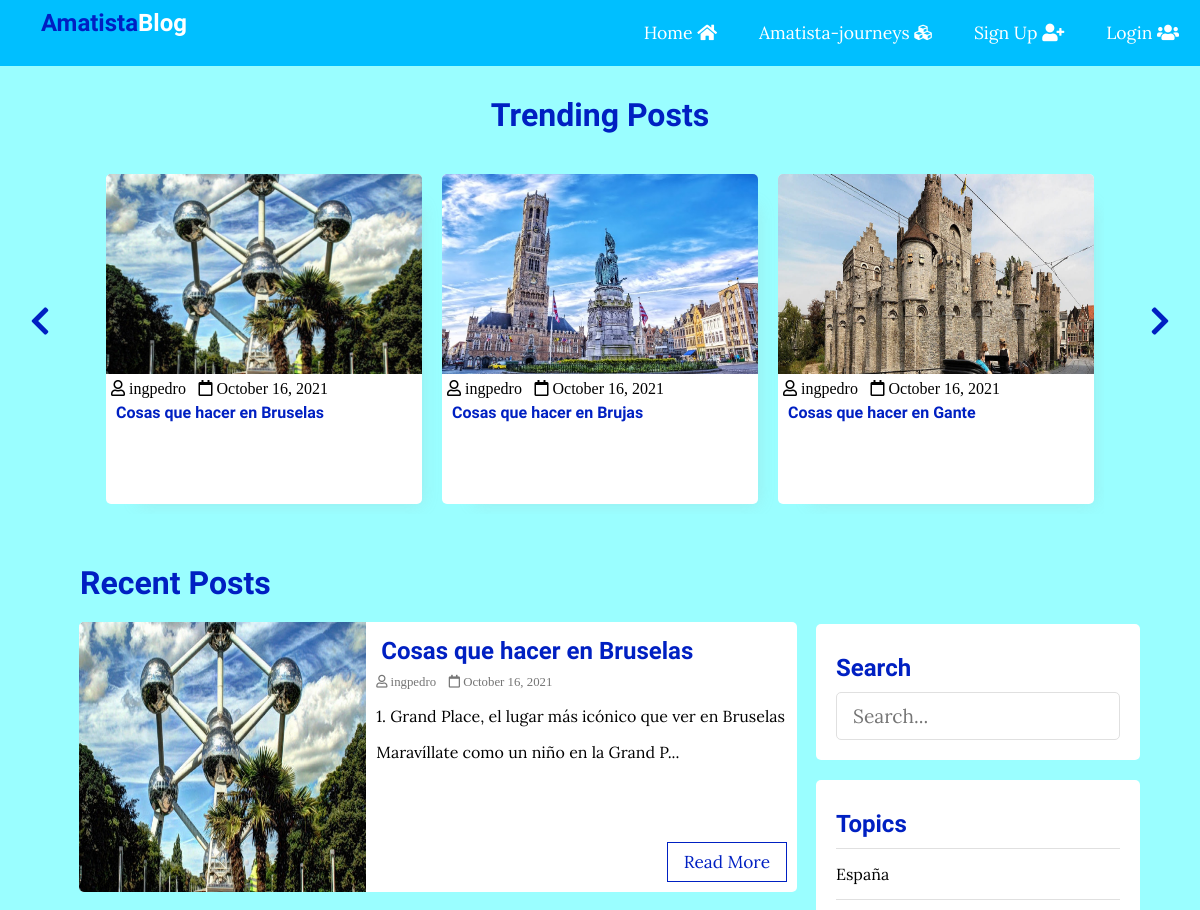
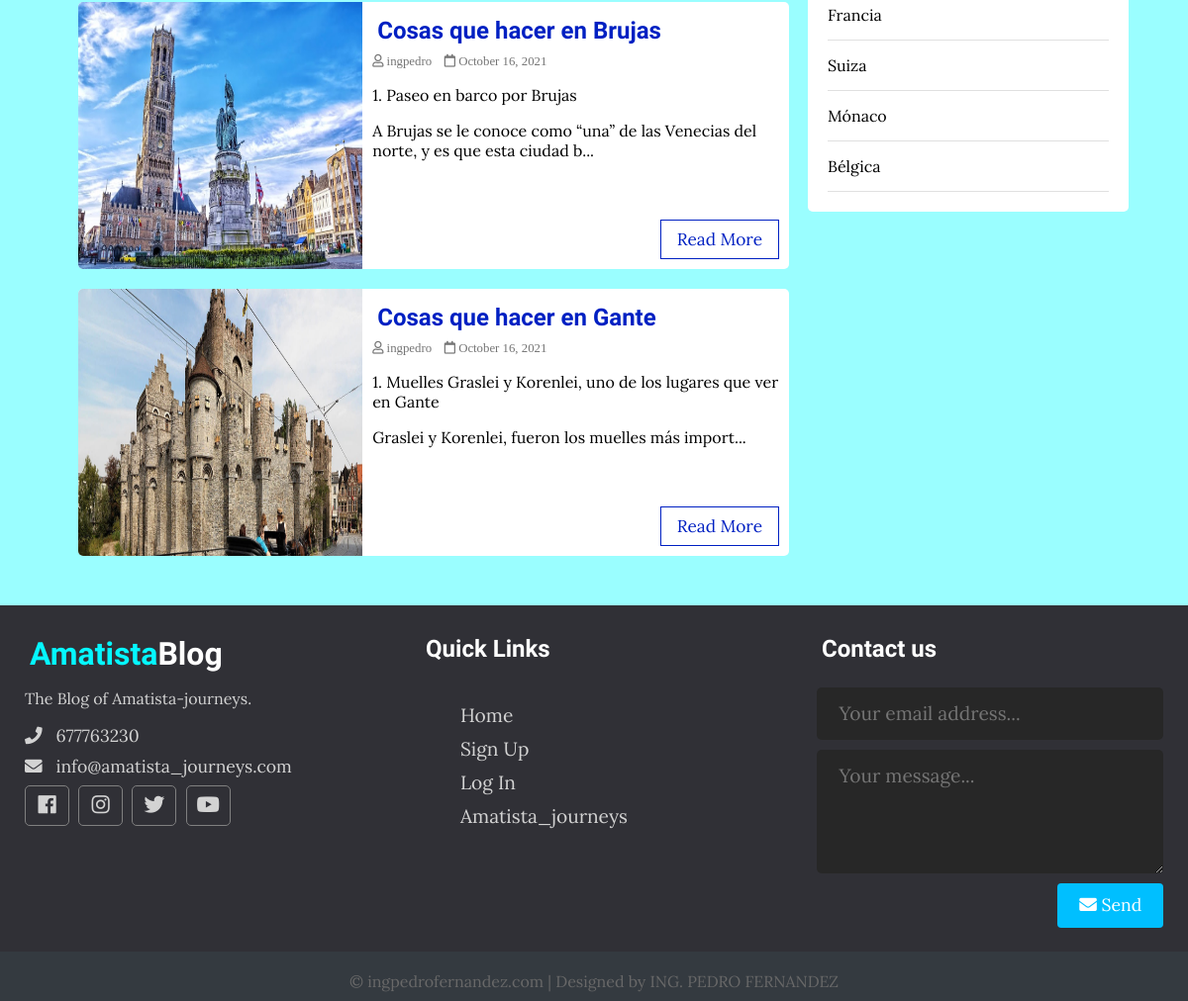
The page / on the database its author committed (2 pictures, top to bottom).
### tables this page shows
CREATE TABLE `posts` (
  `id` int(11) NOT NULL,
  `user_id` int(11) NOT NULL,
  `username` varchar(255) DEFAULT NULL,
  `topic_id` int(11) DEFAULT NULL,
  `title` varchar(255) NOT NULL,
  `image` varchar(255) NOT NULL,
  `body` text NOT NULL,
  `comments` int(11) DEFAULT NULL,
  `published` tinyint(4) NOT NULL,
  `created_at` datetime NOT NULL DEFAULT CURRENT_TIMESTAMP
);

CREATE TABLE `users` (
  `id` int(11) NOT NULL,
  `admin` tinyint(4) NOT NULL,
  `username` varchar(255) NOT NULL,
  `email` varchar(255) NOT NULL,
  `password` varchar(255) NOT NULL,
  `created_at` timestamp NOT NULL DEFAULT CURRENT_TIMESTAMP
);

CREATE TABLE `topics` (
  `id` int(11) NOT NULL,
  `name` varchar(100) NOT NULL,
  `description` text NOT NULL
);

### app/database/db.php (called while the page is built, shortened)
<?php
require('connect.php');
function executeQuery($sql, $data)
{
    global $conn;
    $stmt = $conn->prepare($sql);
    $values = array_values($data);
    $types = str_repeat('s', count($values));
    $stmt->bind_param($types, ...$values);
    $stmt->execute();
    return $stmt;
}
function selectAll($table, $conditions = [])
{
    global $conn;
    $sql = "SELECT * FROM $table";
    if (empty($conditions)) {
        $stmt = $conn->prepare($sql);
        $stmt->execute();
        $records = $stmt->get_result()->fetch_all(MYSQLI_ASSOC);
        return $records;
    }
}
function getPublishedPosts()
{
    $sql = "SELECT p.*, u.username FROM posts AS p JOIN users AS u ON p.user_id=u.id WHERE p.published=?";
    $stmt = executeQuery($sql, ['published' => 1]);
    $records = $stmt->get_result()->fetch_all(MYSQLI_ASSOC);
    return $records;
}

### app/controllers/topics.php (called while the page is built, shortened)
<?php
include(ROOT_PATH . "/app/database/db.php");
$table = 'topics';
$topics = selectAll($table);

### index.php (the view, shortened to what this page needs)
<?php
include(ROOT_PATH . "/app/controllers/topics.php");
$posts = array();
$postsTitle = 'Recent Posts';
if (isset($_GET['t_id'])) {
  $posts = getPostsByTopicId($_GET['t_id']);
  $postsTitle = "You searched for posts under '" . $_GET['name'] . "'";
} else if (isset($_POST['search-term'])) {
  $postsTitle = "You searched for '" . $_POST['search-term'] . "'";
  $posts = searchPosts($_POST['search-term']);
} else {
  $posts = getPublishedPosts();
}
?>
<!DOCTYPE html>
<html lang="en">
<head>
  <link rel="stylesheet" href="https://use.fontawesome.com/releases/v5.7.2/css/all.css"
>
  <link rel="stylesheet" href="assets/css/style.css">
</head>
<body>
  <?php include(ROOT_PATH . "/app/includes/header.php"); ?>
  <div class="page-wrapper">
    <div class="post-slider">
      <h1 class="slider-title">Trending Posts</h1>
      <i class="fas fa-chevron-left prev"></i>
      <i class="fas fa-chevron-right next"></i>
      <div class="post-wrapper">
        <?php foreach ($posts as $post): ?>
          <div class="post">
            <img src="<?php echo BASE_URL . '/assets/images/' . $post['image']; ?>" alt="" class="slider-image">
            <div class="post-info">
              <i class="far fa-user"> <?php echo $post['username']; ?></i>
              <i class="far fa-calendar"> <?php echo date('F j, Y', strtotime($post['created_at'])); ?></i>
              <?php
              if (is_null($post['comments'])) {
              $post['comments'] = 0;
              }
              ?>
              <?php
              if (!empty($_SESSION['id'])) {
              ?>
              <div class="myDiv"><h4><a href="single_user_login.php?id=<?php echo $post['id']; ?>">
              <?php echo $post['title']; ?></a></h4></div>
              </div>
              <?php
              } else {
              ?>
              <div class="myDiv"><h4><a href="single.php?id=<?php echo $post['id']; ?>">
              <?php echo $post['title']; ?></a></h4></div>
              </div>
              <?php
              }
              ?>
          </div>
        <?php endforeach; ?>
      </div>
    </div>
    <div class="content clearfix">
      <div class="main-content">
        <h1 class="recent-post-title"><?php echo $postsTitle ?></h1>
        <?php foreach ($posts as $post): ?>
          <div class="post clearfix">
            <img src="<?php echo BASE_URL . '/assets/images/' . $post['image']; ?>" alt="" class="post-image">
            <div class="post-preview">
              <?php
              if (!empty($_SESSION['id'])) {
              ?>
              <div class="post-title"><h2><a href="single_user_login.php?id=<?php echo $post['id']; ?>"><?php echo $post['title']; ?></a></h2></div>
              <?php
              } else {
              ?>
              <div class="post-title"><h2><a href="single.php?id=<?php echo $post['id']; ?>"><?php echo $post['title']; ?></a></h2></div>
              <?php
              }
              ?>
              <i class="far fa-user"> <?php echo $post['username']; ?></i>
              <i class="far fa-calendar"> <?php echo date('F j, Y', strtotime($post['created_at'])); ?></i>
              <p class="preview-text">
                <?php echo html_entity_decode(substr($post['body'], 0, 150) . '...'); ?>
              </p>
              <?php
              if (!empty($_SESSION['id'])) {
              ?>
              <a href="single_user_login.php?id=<?php echo $post['id']; ?>" class="btn read-more">Read More</a>
              <?php
              } else {
              ?>
              <a href="single.php?id=<?php echo $post['id']; ?>" class="btn read-more">Read More</a>
              <?php
              }
              ?>
            </div>
          </div>
        <?php endforeach; ?>
      </div>
      <div class="sidebar">
        <div class="section search">
          <h2 class="section-title">Search</h2>
          <form action="index.php" method="post">
            <input type="text" name="search-term" class="text-input" placeholder="Search...">
          </form>
        </div>
        <div class="section topics">
          <h2 class="section-title">Topics</h2>
          <ul>
            <?php foreach ($topics as $key => $topic): ?>
              <li><a href="<?php echo BASE_URL . '/index.php?t_id=' . $topic['id'] . '&name=' . $topic['name'] ?>"><?php echo $topic['name']; ?></a></li>
            <?php endforeach; ?>
          </ul>
        </div>
      </div>
    </div>
  </div>
  <?php include(ROOT_PATH . "/app/includes/footer.php"); ?>
</body>
</html>

### app/includes/header.php (shortened to what this page needs)
<header>
    <nav class="navigation">
			<div class="nav-logo">
                           <a href="<?php echo BASE_URL . '/index.php' ?>" class="logo">
                           <h1 class="logo-text"><span>Amatista</span>Blog</h1>
                           </a>
                        </div>
			<ul class="nav-menu">
				<li><a href="<?php echo BASE_URL . '/index.php' ?>">Home
                                <i class="fa fa-home"></i>
                                </a></li>
				<?php if (isset($_SESSION['id'])): ?>
        <li class="menu-item-has-children">
          <?php if($_SESSION['admin']): ?>
          <a href="<?php echo BASE_URL . '/admin/dashboard.php' ?>">
            <i class="fa fa-user"></i>
            <?php echo $_SESSION['username']; ?> - Dashboard
            <i class="fa fa-cog" style="font-size: .8em;"></i>
          </a>
          </li>
          <li class="menu-item-has-children">
          <a href="<?php echo BASE_URL . '/logout.php' ?>">
            <i class="fa fa-user"></i>
            <?php echo $_SESSION['username']; ?> - Logout
           <i class="fa fa-chevron-circle-right" style="font-size: .8em;"></i>
          </a>
          </li>
          <?php else: ?>
          <a href="<?php echo BASE_URL . '/logout.php' ?>">
            <i class="fa fa-user"></i>
            <?php echo $_SESSION['username']; ?> - Logout
           <i class="fa fa-chevron-circle-right" style="font-size: .8em;"></i>
          </a>
          <?php endif; ?>
        </li>
      <?php else: ?>
         <li><a href="http://localhost/Amatista_journeys/">Amatista-journeys
        <i class="fa fa-cubes"></i>
        </a></li>
        <li><a href="<?php echo BASE_URL . '/register.php' ?>">Sign Up
        <i class="fa fa-user-plus"></i>
        </a></li>
        <li><a href="<?php echo BASE_URL . '/login.php' ?>">Login
        <i class="fa fa-users"></i>
        </a></li>
      <?php endif; ?>
			</ul>
		</nav>
</header>

### app/includes/footer.php
<div class="footer">
   <div class="footer-content">
     <div class="footer-section about">
       <h1 class="logo-text"><span>Amatista</span>Blog</h1>
       <p>
         The Blog of Amatista-journeys.
       </p>
       <div class="contact">
         <span><i class="fas fa-phone"></i> &nbsp; 677763230</span>
         <span><i class="fas fa-envelope"></i> &nbsp; info@amatista_journeys.com</span>
       </div>
       <div class="socials">
         <a href="#"><i class="fab fa-facebook"></i></a>
         <a href="#"><i class="fab fa-instagram"></i></a>
         <a href="#"><i class="fab fa-twitter"></i></a>
         <a href="#"><i class="fab fa-youtube"></i></a>
       </div>
     </div>
     <div class="footer-section links">
       <h2>Quick Links</h2>
       <br>
       <ul>
         <a href="http://localhost/Amatista_journeys_blog/index.php">
           <li>Home</li>
         </a>
         <a href="http://localhost/Amatista_journeys_blog/register.php">
           <li>Sign Up</li>
         </a>
         <a href="http://localhost/Amatista_journeys_blog/login.php">
           <li>Log In</li>
         </a>
         <a href="http://localhost/Amatista_journeys/">
           <li>Amatista_journeys</li>
         </a>
       </ul>
     </div>
     <div class="footer-section contact-form">
       <h2>Contact us</h2>
       <br>
       <form action="index.html" method="post">
         <input type="email" name="email" class="text-input contact-input" placeholder="Your email address...">
         <textarea rows="4" name="message" class="text-input contact-input" placeholder="Your message..."></textarea>
         <button type="submit" class="btn btn-big contact-btn">
           <i class="fas fa-envelope"></i>
           Send
         </button>
       </form>
     </div>
   </div>
   <div class="footer-bottom">
     &copy; ingpedrofernandez.com | Designed by ING. PEDRO FERNANDEZ
   </div>
 </div>

### index.php (style rules this page uses)
.myDiv { height: 70px; background-color: white; text-align: left; overflow: scroll; }

### rows shown on the page
posts: image (picture), user.username "ingpedro", created_at "October 16, 2021", title "Cosas que hacer en Bruselas", body "1. Grand Place, el lugar más icónico que ver en Bruselas Maravíllate como un niño en la Grand P..."
posts: image (picture), user.username "ingpedro", created_at "October 16, 2021", title "Cosas que hacer en Brujas", body "1. Paseo en barco por Brujas A Brujas se le conoce como “una” de las Venecias del norte, y es que esta ciudad b..."
posts: image (picture), user.username "ingpedro", created_at "October 16, 2021", title "Cosas que hacer en Gante", body "1. Muelles Graslei y Korenlei, uno de los lugares que ver en Gante Graslei y Korenlei, fueron los muelles más import..."
topics: name "España"
topics: name "Francia"
topics: name "Suiza"
topics: name "Mónaco"
topics: name "Bélgica"

### other values the page prints
$postsTitle "Recent Posts"
